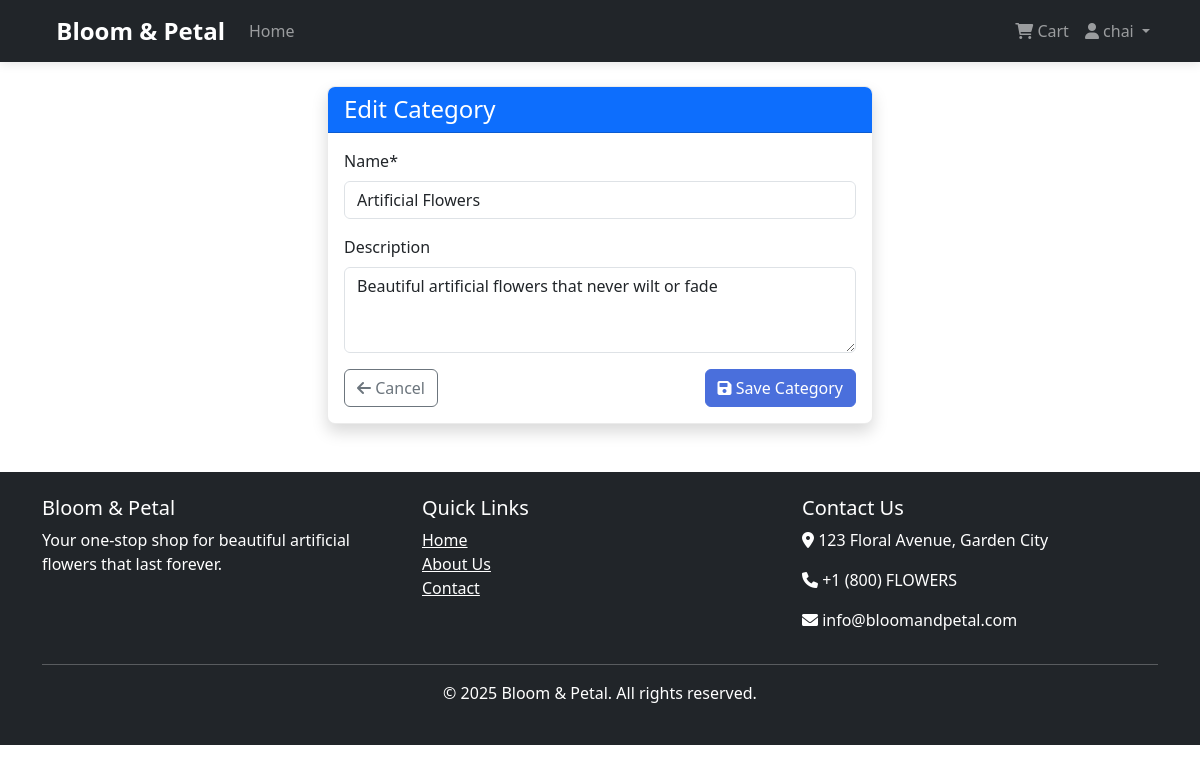
The app's page /categories/edit/1/ (signed in) with its own data.
### store/models.py (models this page shows, shortened)
class Category(models.Model):
    name = models.CharField(max_length=100)
    description = models.TextField(blank=True)
    class Meta:
        verbose_name_plural = 'Categories'

### store/views.py (the view)
# urls.py: path('categories/edit/<int:category_id>/', views.edit_category, name='edit_category'),
@staff_member_required
def edit_category(request, category_id):
    category = get_object_or_404(Category, id=category_id)
    if request.method == 'POST':
        form = CategoryForm(request.POST, instance=category)
        if form.is_valid():
            form.save()
            messages.success(request, f"Category '{category.name}' updated successfully!")
            return redirect('manage_categories')
    else:
        form = CategoryForm(instance=category)
    return render(request, 'store/category_form.html', {
        'form': form,
        'category': category,
        'title': 'Edit Category'
    })

### store/forms.py
class CategoryForm(forms.ModelForm):
    class Meta:
        model = Category
        fields = ['name', 'description']
        widgets = {
            'description': forms.Textarea(attrs={'rows': 3}),
        }
    def __init__(self, *args, **kwargs):
        super().__init__(*args, **kwargs)
        for field_name, field in self.fields.items():
            field.widget.attrs['class'] = 'form-control'

### store/templates/store/category_form.html (shortened to what this page needs)
{% extends 'store/base.html' %}
{% load crispy_forms_tags %}
{% block content %}
<div class="row justify-content-center">
    <div class="col-md-6">
        <div class="card shadow">
            <div class="card-header bg-primary text-white">
                <h4 class="mb-0">{{ title }}</h4>
            </div>
            <div class="card-body">
                <form method="post">
                    {{ form|crispy }}
                    <div class="d-flex justify-content-between mt-3">
                        <a href="{% url 'manage_categories' %}" class="btn btn-outline-secondary">
                            <i class="fas fa-arrow-left"></i> Cancel
                        </a>
                        <button type="submit" class="btn btn-primary">
                            <i class="fas fa-save"></i> Save Category
                        </button>
                    </div>
                </form>
            </div>
        </div>
    </div>
</div>
{% endblock %}

### store/templates/store/base.html (shortened to what this page needs)
<!DOCTYPE html>
<html lang="en">
<head>
    <link href="https://cdn.jsdelivr.net/npm/bootstrap@5.3.0/dist/css/bootstrap.min.css" rel="stylesheet">
    <link rel="stylesheet" href="https://cdnjs.cloudflare.com/ajax/libs/font-awesome/6.0.0/css/all.min.css">
    {% load static %}
    <link rel="stylesheet" href="{% static 'css/main.css' %}">
</head>
<body>
    <nav class="navbar navbar-expand-lg navbar-dark bg-dark">
        <div class="container">
            <a class="navbar-brand" href="{% url 'home' %}">
                 Bloom & Petal
            </a>
            <div class="collapse navbar-collapse" id="navbarNav">
                <ul class="navbar-nav me-auto">
                    <li class="nav-item">
                        <a class="nav-link" href="{% url 'home' %}">Home</a>
                    </li>
                </ul>
                <ul class="navbar-nav">
                    <li class="nav-item">
                        <a class="nav-link" href="{% url 'view_cart' %}">
                            <i class="fas fa-shopping-cart"></i> Cart
                        </a>
                    </li>
                    {% if user.is_authenticated %}
                        <li class="nav-item dropdown">
                            <a class="nav-link dropdown-toggle" href="#" id="navbarDropdown" role="button" data-bs-toggle="dropdown">
                                <i class="fas fa-user"></i> {{ user.username }}
                            </a>
                        </li>
                    {% endif %}
                </ul>
            </div>
        </div>
    </nav>
    <div class="container mt-4">
        {% block content %}{% endblock %}
    </div>
    <footer class="bg-dark text-white mt-5 py-4">
        <div class="container">
            <div class="row">
                <div class="col-md-4">
                    <h5>Bloom & Petal</h5>
                    <p>Your one-stop shop for beautiful artificial flowers that last forever.</p>
                </div>
                <div class="col-md-4">
                    <h5>Quick Links</h5>
                    <ul class="list-unstyled">
                        <li><a href="{% url 'home' %}" class="text-white">Home</a></li>
                        <li><a href="#" class="text-white">About Us</a></li>
                        <li><a href="#" class="text-white">Contact</a></li>
                    </ul>
                </div>
                <div class="col-md-4">
                    <h5>Contact Us</h5>
                    <address>
                        <p><i class="fas fa-map-marker-alt"></i> 123 Floral Avenue, Garden City</p>
                        <p><i class="fas fa-phone"></i> +1 (800) FLOWERS</p>
                        <p><i class="fas fa-envelope"></i> info@bloomandpetal.com</p>
                    </address>
                </div>
            </div>
            <hr>
            <div class="text-center">
                <p>&copy; {% now "Y" %} Bloom & Petal. All rights reserved.</p>
            </div>
        </div>
    </footer>
</body>
</html>

### static/css/main.css (style rules this page uses)
body { font-family: 'Segoe UI', Tahoma, Geneva, Verdana, sans-serif; color: #333; }
.card { transition: transform 0.3s, box-shadow 0.3s; border-radius: 8px; overflow: hidden; border: 1px solid rgba(0, 0, 0, 0.08); }
.navbar { box-shadow: 0 2px 10px rgba(0, 0, 0, 0.1); }
.navbar-brand { font-weight: bold; font-size: 1.5rem; }
footer { margin-top: 3rem; }
.btn-primary { background-color: #4a6fdc; border-color: #4a6fdc; }

### records on screen
Category: name "Artificial Flowers", description "Beautiful artificial flowers that never wilt or fade"

### other values on screen
{{ user.username }} "chai"
{{ title }} "Edit Category"
